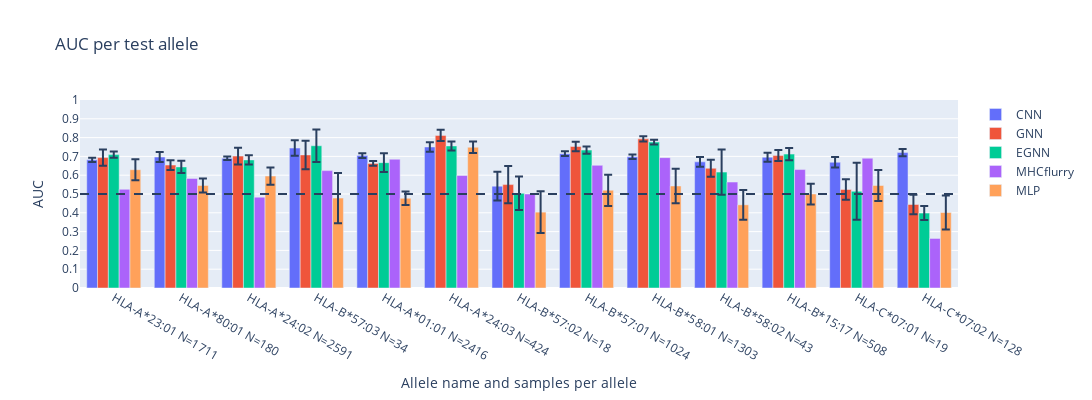

The code cell stored with this chart in its notebook:
### Code cell
#%% Plot barplots

#fig, axes = plt.subplots(1, 4, figsize=(20, 5), sharey=True)
layout = go.Layout(
    autosize=False,
    width=1200,
    height=400
)
fig = go.Figure(layout=layout)

correlations = {}

# Iterate over the allele_outputs dictionary and titles list
for i, title in enumerate(['CNN', 'GNN', 'EGNN', 'MHCflurry', 'MLP']):
    if title == 'MHCflurry':
        allele_outputs = models_outputs[title]

        # Extract sample names and values from the dictionary
        labels = [f"{x} D:{allele_outputs[x]['distance']:.1f} N={(clust_dfi['allele'] == x).sum()}" for x in allele_outputs if 'total' not in x]
        labels.sort(key=lambda x: float(x.split(' ')[1].split(':')[1]))
        #labels = [f"{x} N={(clust_dfi['allele'] == x).sum()}" for x in allele_outputs if 'total' not in x]
        ordered_alleles = [x.split(' ')[0] for x in labels]
        values = [allele_outputs[x]['auc'] for x in ordered_alleles]

        # Create a Plotly bar plot
        labels = [f'{x.split(" ")[0]} {x.split(" ")[2]}'  for x in labels]
        fig.add_trace(go.Bar(x=labels, y=values, name=title))
    else:
        folds_aucs = {}
        for fold in models_outputs[title]:
            allele_outputs = models_outputs[title][fold]
            
            if fold == 1:
                labels = [f"{x} D:{allele_outputs[x]['distance']:.1f} N={(clust_dfi['allele'] == x).sum()}" for x in allele_outputs if 'total' not in x]
                #labels = [f"{x} N={(clust_dfi['allele'] == x).sum()}" for x in allele_outputs if 'total' not in x]
            labels.sort(key=lambda x: float(x.split(' ')[1].split(':')[1]))
            ordered_alleles = [x.split(' ')[0] for x in labels]
            folds_aucs[fold] = np.asarray([allele_outputs[x]['auc'] for x in ordered_alleles])
            
        Y = np.mean([x for x in folds_aucs.values()], axis=0)
        errors = np.std([x for x in folds_aucs.values()], axis=0)
            

        # # Extract sample names and values from the dictionary
        # labels = [f"{x} D:{allele_outputs[x]['distance']:.1f} N{(clust_dfi['allele'] == x).sum()}" for x in allele_outputs if 'total' not in x]
        # values = [allele_outputs[x]['auc'] for x in allele_outputs if 'total' not in x]

        # Create a Plotly bar plot
        #labels.sort(key=lambda x: float(x.split(' ')[1].split(':')[1]))
        labels = [f'{x.split(" ")[0]} {x.split(" ")[2]}'  for x in labels]
        fig.add_trace(go.Bar(x=labels, y=Y, name=title, error_y=dict(type='data', array=errors)))


    # Customize the layout if needed
fig.update_layout(title='AUC per test allele', xaxis_title='Allele name and samples per allele', yaxis_title='AUC',
                  yaxis = dict(tickmode = 'linear', dtick=0.1), yaxis_range=[0.0,1.0] )
fig.add_hline(y=0.5, line_dash="dash")

# Adjust layout and show the plot
# plt.tight_layout()
fig.show()
fig.write_image("/home/dmarz/3D-Vac/src/exploration/manuscript/figures/AUCperAllele.pdf", engine="kaleido")
'''
#%% Plot regplot

fig, axes = plt.subplots(1, len(models_outputs), figsize=(20, 5), sharey=True)
correlations = {}

# Iterate over the allele_outputs dictionary and titles list
for i, title in enumerate(models_outputs.keys()):
    allele_outputs = models_outputs[title]
    x = [allele_outputs[x]['distance'] for x in allele_outputs if 'total' not in x]
    y = [allele_outputs[x]['auc'] for x in allele_outputs if 'total' not in x]
    
    correlations[title] = np.corrcoef(x, y)[0][1]
    
    # Create scatter plot with regression line
    sns.regplot(x=x, y=y, ci=99, n_boot=1000, ax=axes[i]) #lowess=True)
    axes[i].axhline(0.5, linestyle='-.', color='red', label='Baseline')
    axes[i].axhline(np.mean(y), linestyle='--', color='green', label='Average AUC')
    axes[i].axhline(np.mean(allele_outputs['total_auc']), linestyle='--', color='cyan', label='Total AUC')
    
    # Customize individual subplot
    axes[i].set_title(f'{title} Pearson:{correlations[title]:.2f}')
    axes[i].set_xlabel('Evo distance from training')
    axes[i].set_ylabel('AUC')
    
    if i == 0:
        axes[i].legend(labels=['Sample', 'Regression', 'Confidence Interval', 'Random Predictor', 'Average (un-weighted) AUC', 'Total AUC'])

# Set common y-label for all subplots
axes[0].set_ylabel('AUC')
axes[0].set_ylim(0,1.0)

# Adjust layout and show the plot
plt.tight_layout()
plt.show()


#%% Plot scatterplot

fig, axes = plt.subplots(1, len(models_outputs), figsize=(20, 5), sharey=True)
correlations = {}

# Iterate over the allele_outputs dictionary and titles list
for i, title in enumerate(models_outputs.keys()):
    allele_outputs = models_outputs[title]
    x = [allele_outputs[x]['distance'] for x in allele_outputs if 'total' not in x]
    y = [allele_outputs[x]['auc'] for x in allele_outputs if 'total' not in x]
    
    correlations[title] = np.corrcoef(x, y)[0][1]
    
    # Create scatter plot with regression line
    axes[i].plot(x, y, '.') #lowess=True)
    axes[i].axhline(0.5, linestyle='-.', color='red', label='Baseline')
    #axes[i].axhline(np.mean(y), linestyle='--', color='green', label='Average AUC')
    #axes[i].axhline(np.mean(allele_outputs['total_auc']), linestyle='--', color='cyan', label='Total AUC')
    
    # Customize individual subplot
    axes[i].set_title(f'{title} Pearson:{correlations[title]:.2f}')
    axes[i].set_xlabel('Evo distance from training')
    axes[i].set_ylabel('AUC')
    
    if i == 0:
        axes[i].legend(labels=['Sample', 'Random Predictor'])

# Set common y-label for all subplots
axes[0].set_ylabel('AUC')
axes[0].set_ylim(0,1.0)

# Adjust layout and show the plot
plt.tight_layout()
plt.show()

plt.clf()

'''
plt.rcParams['font.size'] = 12
collected_allele_outputs = {}
for title in models_outputs:
    collected_allele_outputs[title] = {}
    if title == 'MHCflurry' or title == 'SSL_woT':
        collected_allele_outputs[title]['total_auc'] = models_outputs[title]['total_auc']
        collected_allele_outputs[title]['auc_stdev'] = 0
        
        collected_allele_outputs[title]['total_auprc'] = models_outputs[title]['total_auprc']
        collected_allele_outputs[title]['auprc_stdev'] = 0
    
    else:
        collected_allele_outputs[title]['total_auc'] = np.mean([models_outputs[title][fold]['total_auc'] for fold in models_outputs[title]])
        collected_allele_outputs[title]['auc_stdev'] = np.std([models_outputs[title][fold]['total_auc'] for fold in models_outputs[title]])
        
        collected_allele_outputs[title]['total_auprc'] = np.mean([models_outputs[title][fold]['total_auprc'] for fold in models_outputs[title]])
        collected_allele_outputs[title]['auprc_stdev'] = np.std([models_outputs[title][fold]['total_auprc'] for fold in models_outputs[title]])
            
            

plt.bar(x=[x for x in collected_allele_outputs], 
        height=[collected_allele_outputs[x]['total_auc'] for x in collected_allele_outputs],
        yerr=[collected_allele_outputs[x]['auc_stdev'] for x in collected_allele_outputs])

plt.xticks(rotation=45)
plt.ylim(0.4,1.0)
plt.show()

# fig = go.Figure()
# for x in models_outputs:
#     fig.add_trace(go.Bar(x=models_outputs[x], y=models_outputs[x]['total_auc'], name=title))

### Figure 1 — Plotly figure (JSON) as saved in the notebook; plotly's stock layout.template omitted (floating-point values rounded to 4 significant figures)
{"data": [{"error_y": {"array": [0.01159, 0.02614, 0.009203, 0.04119, 0.01223, 0.02536, 0.07607, 0.01263, 0.01216, 0.02567, 0.0243, 0.02758, 0.01962], "type": "data"}, "name": "CNN", "type": "bar", "x": ["HLA-A*23:01 N=1711", "HLA-A*80:01 N=180", "HLA-A*24:02 N=2591", "HLA-B*57:03 N=34", "HLA-A*01:01 N=2416", "HLA-A*24:03 N=424", "HLA-B*57:02 N=18", "HLA-B*57:01 N=1024", "HLA-B*58:01 N=1303", "HLA-B*58:02 N=43", "HLA-B*15:17 N=508", "HLA-C*07:01 N=19", "HLA-C*07:02 N=128"], "y": [0.6818, 0.6968, 0.69, 0.7443, 0.7044, 0.7501, 0.5417, 0.7142, 0.6982, 0.6709, 0.6957, 0.6689, 0.7202]}, {"error_y": {"array": [0.04332, 0.02613, 0.04457, 0.0759, 0.01236, 0.0299, 0.09936, 0.0253, 0.01393, 0.04492, 0.02943, 0.05429, 0.05234], "type": "data"}, "name": "GNN", "type": "bar", "x": ["HLA-A*23:01 N=1711", "HLA-A*80:01 N=180", "HLA-A*24:02 N=2591", "HLA-B*57:03 N=34", "HLA-A*01:01 N=2416", "HLA-A*24:03 N=424", "HLA-B*57:02 N=18", "HLA-B*57:01 N=1024", "HLA-B*58:01 N=1303", "HLA-B*58:02 N=43", "HLA-B*15:17 N=508", "HLA-C*07:01 N=19", "HLA-C*07:02 N=128"], "y": [0.6935, 0.6539, 0.7015, 0.7079, 0.6629, 0.8116, 0.55, 0.7528, 0.7935, 0.637, 0.7044, 0.5238, 0.4442]}, {"error_y": {"array": [0.01705, 0.03225, 0.02474, 0.08675, 0.04981, 0.02402, 0.08921, 0.01887, 0.01251, 0.1204, 0.03262, 0.1518, 0.03689], "type": "data"}, "name": "EGNN", "type": "bar", "x": ["HLA-A*23:01 N=1711", "HLA-A*80:01 N=180", "HLA-A*24:02 N=2591", "HLA-B*57:03 N=34", "HLA-A*01:01 N=2416", "HLA-A*24:03 N=424", "HLA-B*57:02 N=18", "HLA-B*57:01 N=1024", "HLA-B*58:01 N=1303", "HLA-B*58:02 N=43", "HLA-B*15:17 N=508", "HLA-C*07:01 N=19", "HLA-C*07:02 N=128"], "y": [0.7097, 0.644, 0.6814, 0.7566, 0.6667, 0.7557, 0.5036, 0.7335, 0.7762, 0.6164, 0.7122, 0.5143, 0.3986]}, {"name": "MHCflurry", "type": "bar", "x": ["HLA-A*23:01 N=1711", "HLA-A*80:01 N=180", "HLA-A*24:02 N=2591", "HLA-B*57:03 N=34", "HLA-A*01:01 N=2416", "HLA-A*24:03 N=424", "HLA-B*57:02 N=18", "HLA-B*57:01 N=1024", "HLA-B*58:01 N=1303", "HLA-B*58:02 N=43", "HLA-B*15:17 N=508", "HLA-C*07:01 N=19", "HLA-C*07:02 N=128"], "y": [0.525, 0.5828, 0.4832, 0.6243, 0.685, 0.5984, 0.5, 0.6525, 0.6934, 0.5636, 0.6301, 0.6905, 0.2635]}, {"error_y": {"array": [0.05587, 0.03699, 0.04571, 0.1333, 0.03612, 0.03098, 0.1116, 0.08301, 0.09146, 0.07876, 0.0552, 0.08262, 0.08997], "type": "data"}, "name": "MLP", "type": "bar", "x": ["HLA-A*23:01 N=1711", "HLA-A*80:01 N=180", "HLA-A*24:02 N=2591", "HLA-B*57:03 N=34", "HLA-A*01:01 N=2416", "HLA-A*24:03 N=424", "HLA-B*57:02 N=18", "HLA-B*57:01 N=1024", "HLA-B*58:01 N=1303", "HLA-B*58:02 N=43", "HLA-B*15:17 N=508", "HLA-C*07:01 N=19", "HLA-C*07:02 N=128"], "y": [0.6292, 0.5456, 0.5954, 0.4783, 0.4771, 0.7488, 0.4036, 0.5198, 0.5427, 0.4424, 0.4999, 0.5452, 0.4015]}], "layout": {"autosize": false, "height": 400, "shapes": [{"line": {"dash": "dash"}, "type": "line", "x0": 0, "x1": 1, "xref": "x domain", "y0": 0.5, "y1": 0.5, "yref": "y"}], "title": {"text": "AUC per test allele"}, "width": 1200, "xaxis": {"title": {"text": "Allele name and samples per allele"}}, "yaxis": {"dtick": 0.1, "range": [0, 1], "tickmode": "linear", "title": {"text": "AUC"}}}}
